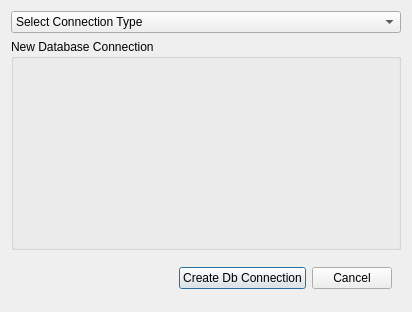
<ui version="4.0" >
 <class>NewDbConnectionGui</class>
 <widget class="QDialog" name="NewDbConnectionGui" >
  <property name="geometry" >
   <rect>
    <x>0</x>
    <y>0</y>
    <width>412</width>
    <height>312</height>
   </rect>
  </property>
  <property name="windowTitle" >
   <string>Dialog</string>
  </property>
  <layout class="QVBoxLayout" >
   <item>
    <widget class="QComboBox" name="comboBox" >
     <item>
      <property name="text" >
       <string>Select Connection Type</string>
      </property>
     </item>
    </widget>
   </item>
   <item>
    <widget class="QGroupBox" name="variableBox" >
     <property name="title" >
      <string>New Database Connection</string>
     </property>
    </widget>
   </item>
   <item>
    <widget class="QWidget" native="1" name="widget" >
     <property name="maximumSize" >
      <size>
       <width>16777215</width>
       <height>45</height>
      </size>
     </property>
     <layout class="QGridLayout" >
      <item row="0" column="0" >
       <spacer>
        <property name="orientation" >
         <enum>Qt::Horizontal</enum>
        </property>
        <property name="sizeHint" >
         <size>
          <width>40</width>
          <height>20</height>
         </size>
        </property>
       </spacer>
      </item>
      <item row="0" column="1" >
       <widget class="QPushButton" name="createConfig" >
        <property name="text" >
         <string>Create Db Connection</string>
        </property>
       </widget>
      </item>
      <item row="0" column="2" >
       <widget class="QPushButton" name="cancelConfig" >
        <property name="text" >
         <string>Cancel</string>
        </property>
       </widget>
      </item>
     </layout>
    </widget>
   </item>
  </layout>
 </widget>
 <resources/>
 <connections/>
</ui>
